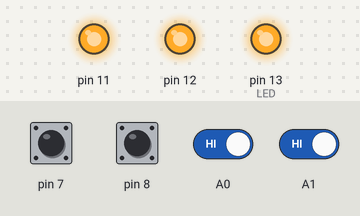
The sketch below on a simulated Arduino Uno, built with avr-gcc and run on an emulated ATmega328P. On the bench: output pins drawn as LEDs (lit = HIGH). The test bench sets the inputs (shaded band); at power-on: A0, A1, pin 7, pin 8 HIGH.

Above: at 1.2 s.
1.3 s: pin 7 pulled LOW for 0.15 s
At 1.37 s:
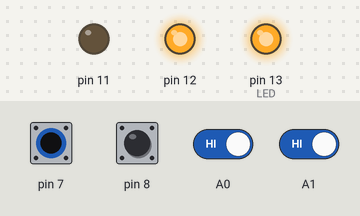
2.9 s: pin 8 pulled LOW for 0.15 s
At 2.97 s:
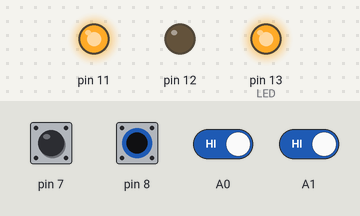
4.5 s: pin 7 driven LOW and pin 8 driven LOW
At 5.3 s:
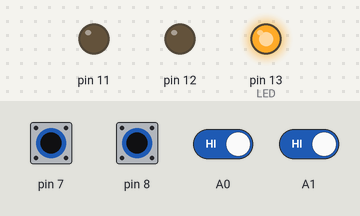
6.0 s: pin 7 driven HIGH
At 6.4 s:
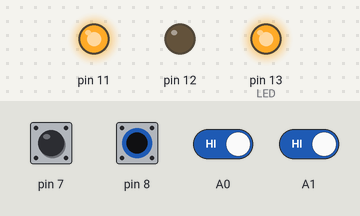
7.5 s: pin 7 driven LOW
At 8.7 s:
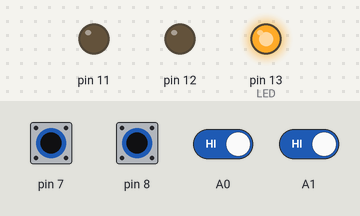
9.0 s: A0 driven LOW and A1 driven LOW
At 9.9 s:
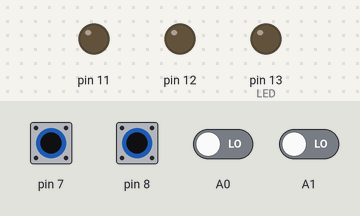
Timing chart, 0 to 11.5 s (numbered marks = the images above; inputs shaded):
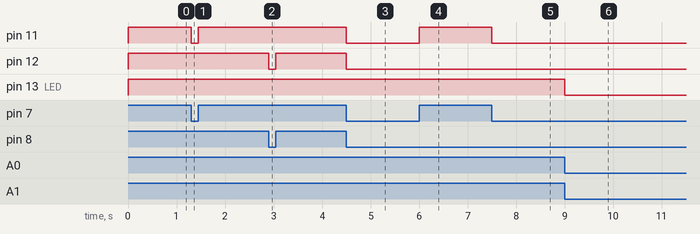

Measured:
- after the input at 1.3 s, pin 11: HIGH → LOW at once, → HIGH 0.15 s later
- after the input at 2.9 s, pin 12: HIGH → LOW at once, → HIGH 0.15 s later
- after the input at 4.5 s, pin 11, pin 12: HIGH → LOW at once
- after the input at 6.0 s, pin 11: LOW → HIGH at once
- after the input at 7.5 s, pin 11: HIGH → LOW at once
- after the input at 9.0 s, pin 13 (LED): HIGH → LOW at once

The sketch:

PCIntSetup.ino
```cpp
#include "Arduino.h"
// Install Pin change interrupt for a pin, can be called multiple times

void pciSetup(byte pin) {
	PCICR |= bit(digitalPinToPCICRbit(pin)); // enable interrupt for the group
	*digitalPinToPCMSK(pin) |= bit(digitalPinToPCMSKbit(pin));  // enable pin

	// pin 7
	PCICR |= bit(2);
	PCMSK2 |= bit(7);

	// pin 8
	PCICR |= bit(0);
	PCMSK0 |= bit(0);

	// pin 14
	PCICR |= bit(1);
	PCMSK1 |= bit(0);

	//PCIFR |= bit(digitalPinToPCICRbit(pin)); // clear any outstanding interrupt
}

// Use one Routine to handle each group

ISR (PCINT0_vect)	// handle pin change interrupt for D8 to D13 here
{
	digitalWrite(12, digitalRead(8));
}

ISR (PCINT1_vect) // handle pin change interrupt for A0 to A5 here
{
	digitalWrite(13, digitalRead(A0) or digitalRead(A1));
}

ISR (PCINT2_vect) // handle pin change interrupt for D0 to D7 here
{
	digitalWrite(11, digitalRead(7));
}

void setup() {
// set pullups, if necessary
	/*
	 for (int i = 0; i <= 12; i++)
	 digitalWrite(i, HIGH);  // pinMode( ,INPUT) is default

	 for (i = A0; i <= A5; i++)
	 digitalWrite(i, HIGH);
	 */
	pinMode(7, INPUT_PULLUP);
	pinMode(8, INPUT_PULLUP);
	pinMode(A0, INPUT_PULLUP);
	pinMode(A1, INPUT_PULLUP);

	pinMode(11, OUTPUT);
	pinMode(12, OUTPUT);
	pinMode(13, OUTPUT);  // LED

	digitalWrite(11, HIGH);
	digitalWrite(12, HIGH);
	digitalWrite(13, HIGH);
	// enable interrupt for pin...
	pciSetup(7);
	pciSetup(8);
	pciSetup(A0);
	pciSetup(A1);

	//PCICR &= ~_BV(0);
	//PCMSK0 |= 2;
}

void loop() {
	// Nothing needed
}

/*
 //pciSetup(7);
 PCICR |= 0x04; //PCICR |= _BV(PCIE2); //0b00000100
 PCMSK2 |= _BV(PCINT23);

 //pciSetup(8);
 PCICR |= 0x01; //PCICR |= _BV(PCIE0); //0b00000001
 PCMSK0 |= _BV(PCINT0);

 //pciSetup (A0);
 //pciSetup (A1);
 PCICR |= 0x02; //PCICR |= _BV(PCIE1); //0b00000010
 PCMSK1 |= _BV(PCINT8);
 PCMSK1 |= _BV(PCINT9);
 */
```
